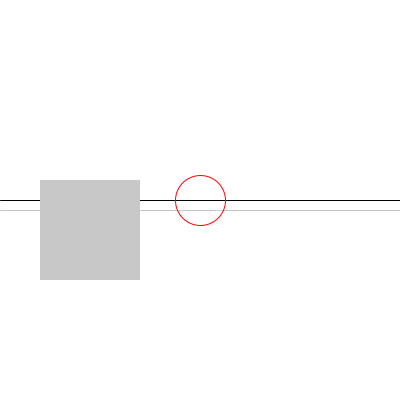
Frame 1 (no input)
Frame 60 (the mouse pressed at the canvas centre just before this capture): identical to frame 1, image omitted
Frame 120 (the mouse held since frame 60 and released just before this capture): identical to frame 1, image omitted

The Processing sketch that drew this single still picture (run headless with seeded random() and noise(); from frame 60 on, the mouse is pressed at the canvas centre):

// Processing sketch: sketch_02_drawing_primitives
// ── sketch_02_drawing_primitives.pde
// Gestalten mit Code - day 02 - beginner lectures

/**
 * Showcase some of the 2d drawing primitives
 *
 */

void setup() {
  size(400, 400);
  frameRate(60);
  
}

void draw() {
  background(255);
  
  // black horizontal stroke
  stroke(0);
  line(0, height/2, width, height/2);
  
  // gray horizontal stroke
  stroke(200);
  line(0, height/2 + 10, width, height/2 + 10);
  
  // draw a rectangle without an outline
  noStroke();
  fill(200);
  rect(40, 180, 100, 100);
  
  // draw a red ellipse with no fill but a red outline
  noFill();
  stroke(255, 0, 0);
  ellipse(width/2, height/2, 50, 50);
}
